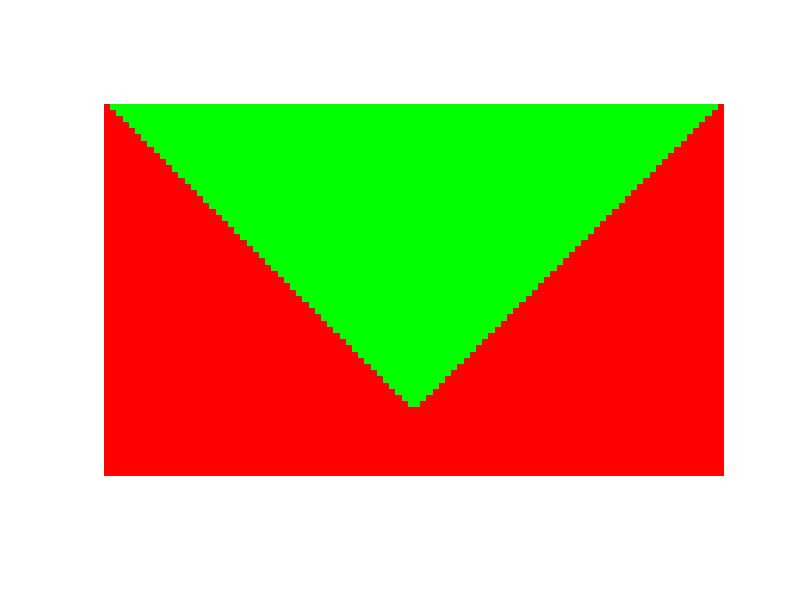

This chart was generated by the following MATLAB code:
function [] = tri()
l=1;
h=100;
for x=1:60
    for y=1:100
        
            im(x,y,1)=255;
            im(x,y,2)=0;
            im(x,y,3)=0;
   
            
    end
end
for x=1:60
    for y=1:100
        if (y>l&&y<h)
            im(x,y,1)=0;
            im(x,y,2)=255;
            im(x,y,3)=0;
        end
          
            
    end
      l=l+1;
      h=h-1;
end

imshow(im)
end